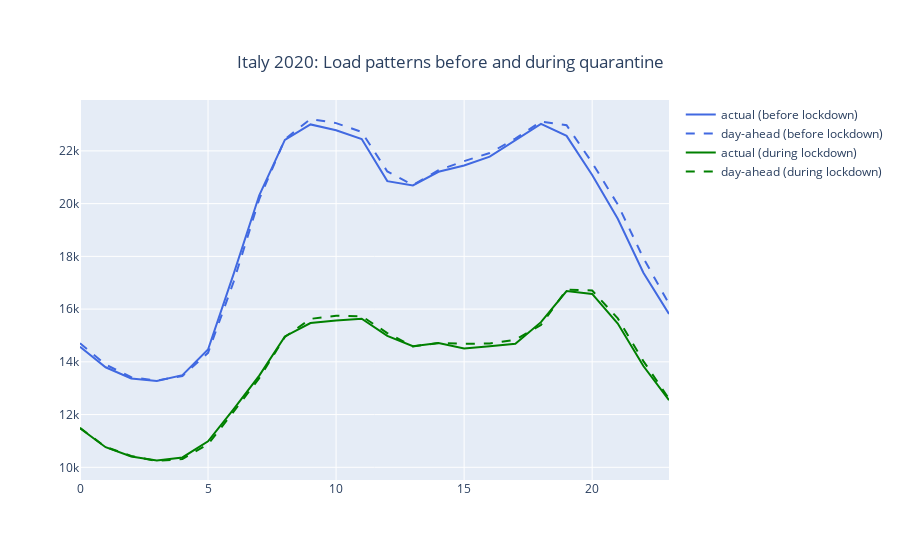
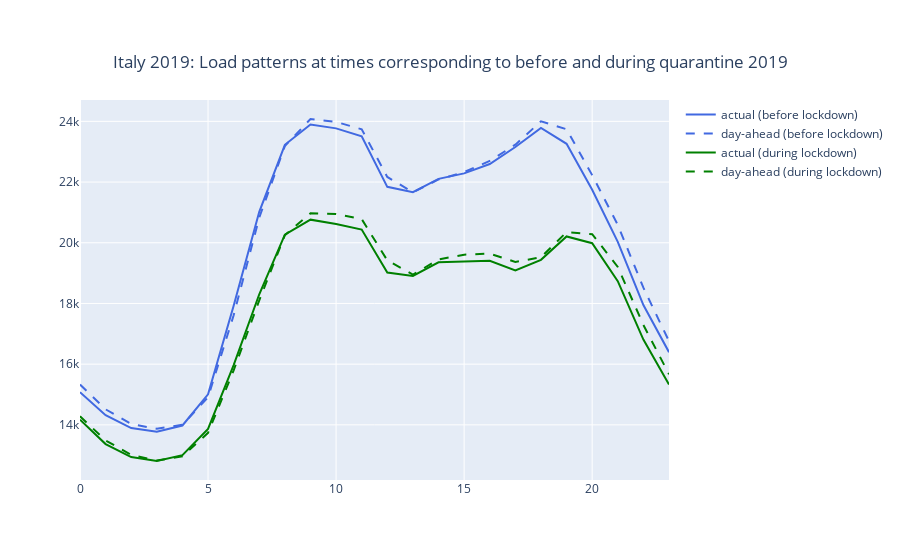

Write notebook code for charts like these, in order.
### Code cell
df= df20
df = df.reset_index()
#hours = pd.to_datetime(df.daytime)


def daily_pattern(df1,df2, title):
    fig = go.Figure()
    
    fig.add_trace(go.Scatter(x=df1.index, y=df1['actual'], line=dict(color='royalblue', width=2),
                                name="actual (before lockdown)"))
    fig.add_trace(go.Scatter(x=df1.index, y=df1['day-ahead'], line=dict(color='royalblue', width=2, dash='dash'),
                                name="day-ahead (before lockdown)"))
    fig.add_trace(go.Scatter(x=df2.index, y=df2['actual'], line=dict(color='green', width=2),
                                name="actual (during lockdown)"))
    fig.add_trace(go.Scatter(x=df2.index, y=df2['day-ahead'], line=dict(color='green', width=2,  dash='dash'),
                                name="day-ahead (during lockdown)"))
    fig.update_layout(
            title={
                'text': title,
                'y':0.9,
                'x':0.5,
                'xanchor': 'center',
                'yanchor': 'top'})
    fig.show()


title20 = "Italy 2020: Load patterns before and during quarantine"
df201 = df20.loc[(df20.index < datetime(2020,3,9))]
df201 = df201.groupby(df201.index.hour).mean()
df202 = df20.loc[(df20.index >= datetime(2020,3,9)) & (df20.index <= datetime(2020,5,3))]
df202 = df202.groupby(df202.index.hour).mean()
daily_pattern(df201,df202, title20)

title19 = "Italy 2019: Load patterns at times corresponding to before and during quarantine 2019"
df191 = df19.loc[(df19.index < datetime(2019,3,9))]
df191 = df191.groupby(df191.index.hour).mean()
df192 = df19.loc[(df19.index >= datetime(2019,3,9)) & (df19.index <= datetime(2019,5,3))]
df192 = df192.groupby(df192.index.hour).mean()
daily_pattern(df191,df192, title19)
                  

# df["dow"] = df["created_at"].apply(lambda d: d.weekday())
# df["hour"] = df["created_at"].apply(lambda d: d.hour)
# df["minute"] = df["created_at"].apply(lambda d: d.minute)
# df["time_week"] = df["dow"]*24 + df["hour"] + df["minute"]/60.

### Figure 1 — Plotly figure (JSON) as saved in the notebook; plotly's stock layout.template omitted (floating-point values rounded to 4 significant figures)
{"data": [{"line": {"color": "royalblue", "width": 2}, "name": "actual (before lockdown)", "type": "scatter", "x": [0, 1, 2, 3, 4, 5, 6, 7, 8, 9, 10, 11, 12, 13, 14, 15, 16, 17, 18, 19, 20, 21, 22, 23], "y": [14570.0, 13790.0, 13370.0, 13270.0, 13490.0, 14470.0, 17340.0, 20320.0, 22420.0, 23000.0, 22780.0, 22450.0, 20850.0, 20690.0, 21210.0, 21450.0, 21780.0, 22410.0, 23026, 22570.0, 21090.0, 19430.0, 17380.0, 15820.0]}, {"line": {"color": "royalblue", "dash": "dash", "width": 2}, "name": "day-ahead (before lockdown)", "type": "scatter", "x": [0, 1, 2, 3, 4, 5, 6, 7, 8, 9, 10, 11, 12, 13, 14, 15, 16, 17, 18, 19, 20, 21, 22, 23], "y": [14710.0, 13900.0, 13420.0, 13290.0, 13460.0, 14340.0, 17040.0, 20170.0, 22440.0, 23210.0, 23050.0, 22720.0, 21220.0, 20710.0, 21260.0, 21610.0, 21920.0, 22460.0, 23110.0, 22970.0, 21550.0, 19970.0, 17940.0, 16200.0]}, {"line": {"color": "green", "width": 2}, "name": "actual (during lockdown)", "type": "scatter", "x": [0, 1, 2, 3, 4, 5, 6, 7, 8, 9, 10, 11, 12, 13, 14, 15, 16, 17, 18, 19, 20, 21, 22, 23], "y": [11480.0, 10760.0, 10410.0, 10260.0, 10370.0, 10980.0, 12210.0, 13480.0, 14960.0, 15470.0, 15570.0, 15630.0, 14980.0, 14590.0, 14710.0, 14510.0, 14590.0, 14680.0, 15510.0, 16680.0, 16580.0, 15450.0, 13840.0, 12550.0]}, {"line": {"color": "green", "dash": "dash", "width": 2}, "name": "day-ahead (during lockdown)", "type": "scatter", "x": [0, 1, 2, 3, 4, 5, 6, 7, 8, 9, 10, 11, 12, 13, 14, 15, 16, 17, 18, 19, 20, 21, 22, 23], "y": [11500.0, 10770.0, 10430.0, 10240.0, 10320.0, 10870.0, 12110.0, 13385, 14940.0, 15630.0, 15750.0, 15730.0, 15090.0, 14580.0, 14720.0, 14680.0, 14700.0, 14840.0, 15400.0, 16740.0, 16700.0, 15650.0, 14030.0, 12600.0]}], "layout": {"title": {"text": "Italy 2020: Load patterns before and during quarantine", "x": 0.5, "xanchor": "center", "y": 0.9, "yanchor": "top"}}}

### Figure 2 — Plotly figure (JSON) as saved in the notebook; plotly's stock layout.template omitted (floating-point values rounded to 4 significant figures)
{"data": [{"line": {"color": "royalblue", "width": 2}, "name": "actual (before lockdown)", "type": "scatter", "x": [0, 1, 2, 3, 4, 5, 6, 7, 8, 9, 10, 11, 12, 13, 14, 15, 16, 17, 18, 19, 20, 21, 22, 23], "y": [15070.0, 14320.0, 13890.0, 13770.0, 13980.0, 15010.0, 17920.0, 21020.0, 23230.0, 23900.0, 23770.0, 23510.0, 21840.0, 21670.0, 22110.0, 22280.0, 22590.0, 23160.0, 23780.0, 23260.0, 21740.0, 20030.0, 17950.0, 16400.0]}, {"line": {"color": "royalblue", "dash": "dash", "width": 2}, "name": "day-ahead (before lockdown)", "type": "scatter", "x": [0, 1, 2, 3, 4, 5, 6, 7, 8, 9, 10, 11, 12, 13, 14, 15, 16, 17, 18, 19, 20, 21, 22, 23], "y": [15330, 14510.0, 14030.0, 13870.0, 14000.0, 14910.0, 17610.0, 20830.0, 23190.0, 24080.0, 23980.0, 23740.0, 22170.0, 21660.0, 22090.0, 22330.0, 22690.0, 23230.0, 24000.0, 23740.0, 22230.0, 20590.0, 18520.0, 16750.0]}, {"line": {"color": "green", "width": 2}, "name": "actual (during lockdown)", "type": "scatter", "x": [0, 1, 2, 3, 4, 5, 6, 7, 8, 9, 10, 11, 12, 13, 14, 15, 16, 17, 18, 19, 20, 21, 22, 23], "y": [14170.0, 13370.0, 12940.0, 12810.0, 13000.0, 13870.0, 15970.0, 18300.0, 20270.0, 20760.0, 20620.0, 20430.0, 19020.0, 18910.0, 19360.0, 19370.0, 19400.0, 19090.0, 19440.0, 20210.0, 19980.0, 18730.0, 16810.0, 15330.0]}, {"line": {"color": "green", "dash": "dash", "width": 2}, "name": "day-ahead (during lockdown)", "type": "scatter", "x": [0, 1, 2, 3, 4, 5, 6, 7, 8, 9, 10, 11, 12, 13, 14, 15, 16, 17, 18, 19, 20, 21, 22, 23], "y": [14280.0, 13490.0, 13010.0, 12820.0, 12960.0, 13740.0, 15800.0, 18100.0, 20250.0, 20970.0, 20950.0, 20780.0, 19420.0, 18950.0, 19450.0, 19610.0, 19640.0, 19370.0, 19520.0, 20350.0, 20280.0, 19200.0, 17293, 15670.0]}], "layout": {"title": {"text": "Italy 2019: Load patterns at times corresponding to before and during quarantine 2019", "x": 0.5, "xanchor": "center", "y": 0.9, "yanchor": "top"}}}
